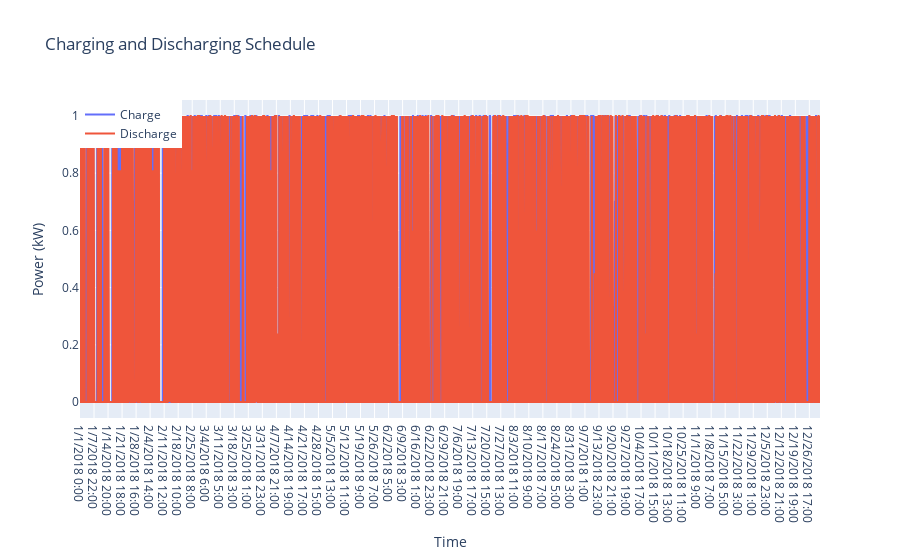
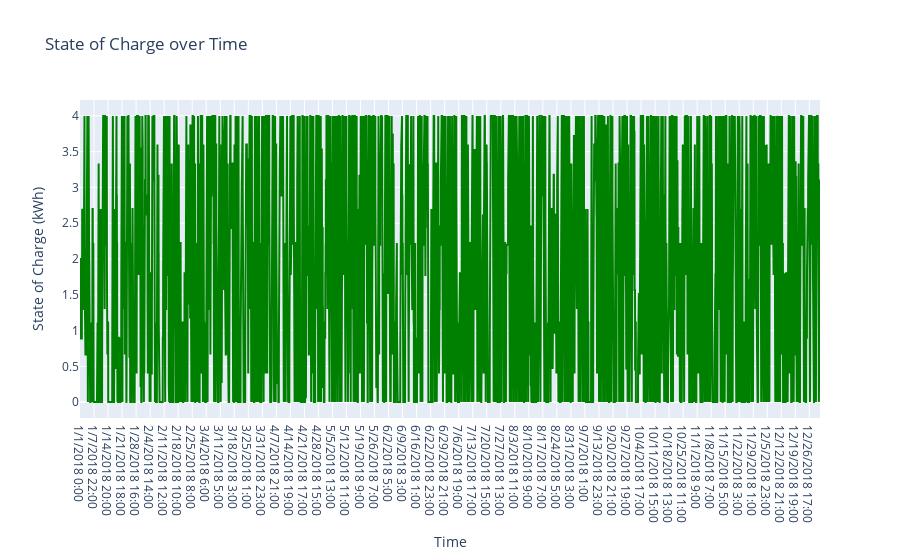

The cell these charts' notebook holds for them, in order:
### Code cell
# Create interactive plot for charging and discharging
fig_charge_discharge = go.Figure()
fig_charge_discharge.add_trace(go.Scatter(x=results_df['Timestamp'], y=results_df['Charge'], mode='lines', name='Charge'))
fig_charge_discharge.add_trace(go.Scatter(x=results_df['Timestamp'], y=results_df['Discharge'], mode='lines', name='Discharge'))
fig_charge_discharge.update_layout(title='Charging and Discharging Schedule', xaxis_title='Time', yaxis_title='Power (kW)', legend=dict(x=0, y=1))

# Create interactive plot for state of charge
fig_soc = go.Figure()
fig_soc.add_trace(go.Scatter(x=results_df['Timestamp'], y=results_df['SOC'], mode='lines', name='State of Charge', line=dict(color='green')))
fig_soc.update_layout(title='State of Charge over Time', xaxis_title='Time', yaxis_title='State of Charge (kWh)', legend=dict(x=0, y=1))

# Show the plots
fig_charge_discharge.show()
fig_soc.show()

### Figure 1 — Plotly figure (JSON) as saved in the notebook; plotly's stock layout.template omitted (floating-point values rounded to 4 significant figures; data arrays with more than 128 entries replaced by an {"elided": "..."} marker saying what was removed)
{"data": [{"mode": "lines", "name": "Charge", "type": "scatter", "x": {"elided": "8760 str values"}, "y": {"elided": "8760 float values"}}, {"mode": "lines", "name": "Discharge", "type": "scatter", "x": {"elided": "8760 str values"}, "y": {"elided": "8760 float values"}}], "layout": {"legend": {"x": 0, "y": 1}, "title": {"text": "Charging and Discharging Schedule"}, "xaxis": {"title": {"text": "Time"}}, "yaxis": {"title": {"text": "Power (kW)"}}}}

### Figure 2 — Plotly figure (JSON) as saved in the notebook; plotly's stock layout.template omitted (floating-point values rounded to 4 significant figures; data arrays with more than 128 entries replaced by an {"elided": "..."} marker saying what was removed)
{"data": [{"line": {"color": "green"}, "mode": "lines", "name": "State of Charge", "type": "scatter", "x": {"elided": "8760 str values"}, "y": {"elided": "8760 float values"}}], "layout": {"legend": {"x": 0, "y": 1}, "title": {"text": "State of Charge over Time"}, "xaxis": {"title": {"text": "Time"}}, "yaxis": {"title": {"text": "State of Charge (kWh)"}}}}
